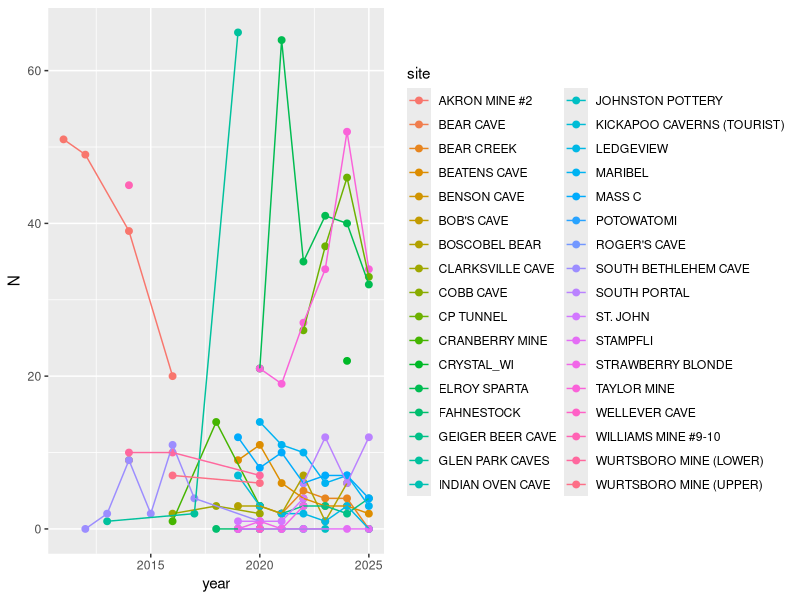
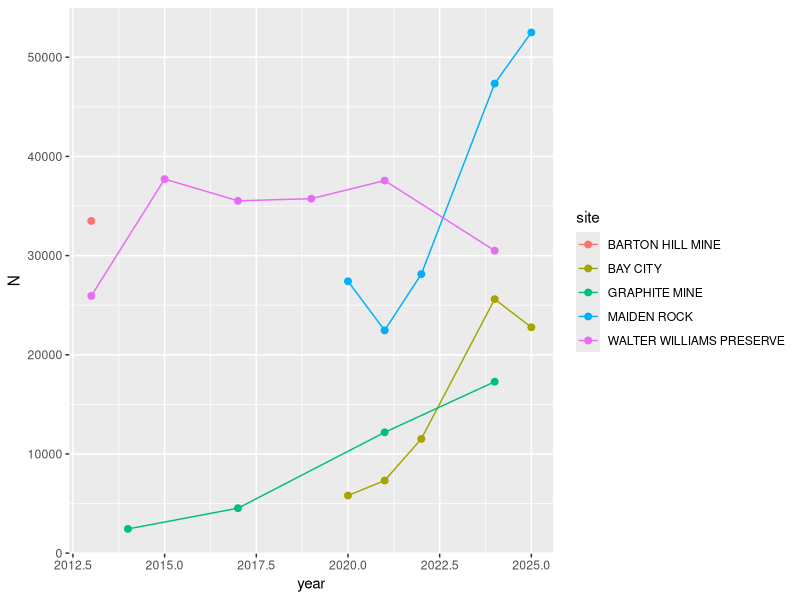

Write the R code that produced these figures, in order. (Note: this script raises an error after producing the figures.)
library(glmmTMB)
library(ggplot2)
library(viridis)
library(gridExtra)

###Practice with simple plotting###

#read in prepared count data 
small_sites = read.csv("small_sites.csv")
huge_sites = read.csv("huge_sites.csv")

#plot counts over time (ysw>3) in relation to site
#making two graphs, small sites N<500 and huge sites (N>40000)

g1 <- ggplot(data=small_sites, aes(x = year, y = N, color=site))+
  geom_point(size=2)+
  geom_line()
g1

g2 <- ggplot(data=huge_sites, aes(x = year, y = N, color=site))+
  geom_point(size=2)+
  geom_line()
g2
#fun to see each site's trajectory but difficult to see any trends with so much noise (a lot of small sites)

###Wanting to plot my GLMM model predictions###

#set-up before plotting#
count = read.csv("pop4.csv")

mod1 = glmmTMB(log.lambda ~ log.max.N + (1|site), data = count)
summary(mod1)
library(effects)
plot(allEffects(mod1))

#create prediction grid

newdat <- expand.grid(
  log.max.N = seq(min(count$log.max.N), max(count$log.max.N), length = 100),
  site = unique(count$site))

#predict fitted values and SEs
pred <- predict(mod1, newdata = newdat, type = "link", se.fit = TRUE, re.form = NA) #exclude random effects, population level, not sure if this is right?

#build confidence intervals
newdat$fit <- pred$fit
newdat$se  <- pred$se.fit
newdat$lower <- newdat$fit - 1.96 * newdat$se
newdat$upper <- newdat$fit + 1.96 * newdat$se

##now the actual plotting##

#overlay raw data
p <- ggplot() +
  geom_point(data = count, aes(x = log.max.N, y = log.lambda, color = log.max.N), alpha = 0.4) +
  geom_line(data = newdat, aes(x = log.max.N, y = fit), linewidth = 1) +
  geom_ribbon(data = newdat, aes(x = log.max.N, ymin = lower, ymax = upper), alpha = 0.25) +
  labs(
    y="Log10 Colony Growth Rate (λ)",
    x="Log10 Maximum Colony Size",
    title = ("Maximum Colony Size effects on Colony Growth Rate")) +
  scale_color_viridis(option="viridis")+
  theme_minimal()

p #this shows how colony growth rate varies with colony size (in log scale)
#the raw count data is overlaid on the predicted model trend

#trying to change prediction scale for next plot
newdat$max.N <- 10^(newdat$log.max.N)
#want to make x-axis reflect real colony size numbers
f <- ggplot() +
  geom_point(data = count, aes(x = max.N, y = log.lambda, color = max.N), alpha = 0.4) +
  geom_line(data = newdat, aes(x = max.N, y = fit), linewidth = 1) +
  labs(
    y="Log10 Colony Growth Rate (λ)",
    x="Maximum Colony Size",
    title = ("Maximum Colony Size effects on Colony Growth Rate")) +
  scale_colour_viridis(option="viridis") +
  theme_minimal() +
  scale_x_log10(breaks = c(10,100, 1000, 10000, 100000), labels = scales::comma)
f
#looks a little better but color gradient is on a weird scale/not doing much for visualization 

###MOD2###
#test categorical effect
count$size.category = "small"
count$size.category[count$max.N>500]="large"
mod2 = glmmTMB(log.lambda ~ size.category, data = count)
summary(mod2)
plot(allEffects(mod2))
#what is the effect of being a small site, relative to the effect of being a large site

#create a prediction dataset (categorical)
mod2 <- glmmTMB(log.lambda ~ size.category + (1 | site), data = count)
count$size.category <- as.factor(count$size.category) 
newdat2 <- expand.grid(size.category = levels(count$size.category))

#generate predictions
pred2 <- predict(mod2, newdata = newdat2, type = "link", se.fit = TRUE, re.form = NA) #link is same scale as log.lambda, re.form = NA excludes random effects

#add predictions and confidence intervals
newdat2$fit   <- pred2$fit
newdat2$se    <- pred2$se.fit
newdat2$lower <- newdat2$fit - 1.96 * newdat2$se
newdat2$upper <- newdat2$fit + 1.96 * newdat2$se

#plotting HERE
c <- ggplot() +
  geom_jitter(data = count, aes(x = size.category, y = log.lambda, color=N), width = 0.1, alpha = 0.4) +
  # predicted means
  geom_point(data = newdat2, aes(x = size.category, y = fit), size = 3) +
  # confidence intervals
  geom_errorbar(data = newdat2, aes(x = size.category, ymin = lower, ymax = upper), width = 0.15) +
  labs(
    x = "Colony size category",
    y = "Log10 colony growth rate",
    title = ("Large vs Small Colony Size on Colony Growth Rate")) +
  scale_colour_viridis(option="viridis") +
  theme_minimal()
c

#effect plots look fine, raw data overlaid just makes the relationship look less clear
#still figuring out best way to visualize  these
